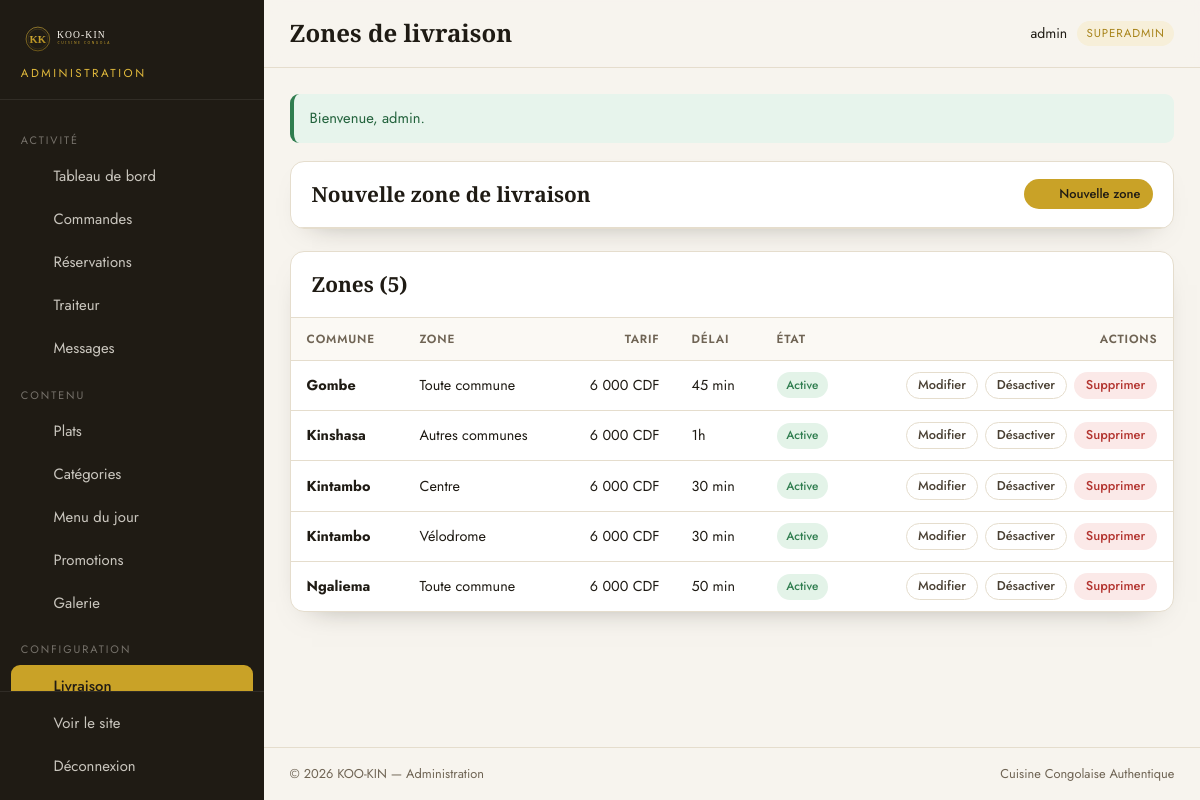
/admin/livraisons.php (signed in), run on the app's committed database.
### tables this page shows
CREATE TABLE `livraisons` (
  `id` INT UNSIGNED NOT NULL AUTO_INCREMENT,
  `commune` VARCHAR(100) NOT NULL,
  `zone` VARCHAR(100) NULL,
  `tarif` INT UNSIGNED NOT NULL DEFAULT 6000,
  `delai` VARCHAR(100) NULL,
  `actif` TINYINT(1) NOT NULL DEFAULT 1,
  PRIMARY KEY (`id`)
);

CREATE TABLE `parametres_site` (
  `id` INT UNSIGNED NOT NULL AUTO_INCREMENT,
  `cle` VARCHAR(100) NOT NULL,
  `valeur` TEXT NULL,
  `description` VARCHAR(255) NULL,
  PRIMARY KEY (`id`),
  UNIQUE KEY `uq_parametres_cle` (`cle`)
);

### classes/core/Config.php (called while the page is built, shortened)
<?php
class Config
{
    private static ?array $items = null;
    public static function load(array $data): void
    {
        self::$items = $data;
    }
    public static function get(string $key, mixed $default = null): mixed
    {
        $segments = explode('.', $key);
        $value = self::$items;
        foreach ($segments as $segment) {
            if (!is_array($value) || !array_key_exists($segment, $value)) {
                return $default;
            }
            $value = $value[$segment];
        }
        return $value;
    }
}

### admin/includes/init.php (called while the page is built, shortened)
<?php
require __DIR__ . '/../../includes/init.php';
function admin_url(string $path = ''): string
{
    return url('admin/' . ltrim($path, '/'));
}
function admin_entier(mixed $valeur, int $defaut = 0): int
{
    return filter_var($valeur, FILTER_VALIDATE_INT) !== false ? (int) $valeur : $defaut;
}

### classes/core/Database.php (called while the page is built, shortened)
<?php
class Database
{
    private static ?Database $instance = null;
    private PDO $pdo;
    private function __construct(array $cfg)
    {
        $dsn = sprintf(
            'mysql:host=%s;port=%d;dbname=%s;charset=%s',
            $cfg['host'],
            $cfg['port'],
            $cfg['name'],
            $cfg['charset']
        );
        try {
            $this->pdo = new PDO($dsn, $cfg['user'], $cfg['pass'], [
                PDO::ATTR_ERRMODE            => PDO::ERRMODE_EXCEPTION,
                PDO::ATTR_DEFAULT_FETCH_MODE => PDO::FETCH_ASSOC,
                PDO::ATTR_EMULATE_PREPARES   => false,
            ]);
        } catch (PDOException $e) {
            throw new RuntimeException('Connexion à la base de données impossible : ' . $e->getMessage());
        }
    }
    public static function init(array $cfg): void
    {
        if (self::$instance === null) {
            self::$instance = new self($cfg);
        }
    }
    public static function instance(): self
    {
        return self::$instance;
    }
    public function run(string $sql, array $params = []): \PDOStatement
    {
        $stmt = $this->pdo->prepare($sql);
        $stmt->execute($params);
        return $stmt;
    }
    public function all(string $sql, array $params = []): array
    {
        return $this->run($sql, $params)->fetchAll();
    }
    public function one(string $sql, array $params = []): ?array
    {
        $row = $this->run($sql, $params)->fetch();
        return $row === false ? null : $row;
    }
    public function value(string $sql, array $params = []): mixed
    {
        $row = $this->one($sql, $params);
        return $row === null ? null : reset($row);
    }
}

### classes/core/Session.php (called while the page is built, shortened)
<?php
class Session
{
    public static function get(string $key, mixed $default = null): mixed
    {
        return $_SESSION[$key] ?? $default;
    }
}

### classes/core/Auth.php (called while the page is built, shortened)
<?php
class Auth
{
    public static function id(): ?int
    {
        $admin = Session::get(self::KEY);
        return $admin['id'] ?? null;
    }
    public static function user(): ?array
    {
        return Session::get(self::KEY);
    }
    public static function verifier(): bool
    {
        $admin = db()->one('SELECT id, username, role, actif FROM admins WHERE id = ? LIMIT 1', [self::id()]);
        return true;
    }
    public static function requireLogin(string $redirect = '/admin/login.php'): void
    {
        if (!self::verifier()) {
            Flash::error('Veuillez vous connecter pour accéder à l\'administration.');
            redirect($redirect);
        }
    }
}

### includes/init.php (called while the page is built, shortened)
<?php
spl_autoload_register(static function (string $class): void {
    $prefix = 'KooKin\\';
    $relative = substr($class, strlen($prefix));
    $file = BASE_PATH . 'classes' . DIRECTORY_SEPARATOR . str_replace('\\', DIRECTORY_SEPARATOR, $relative) . '.php';
});
Config::load(require BASE_PATH . 'config' . DIRECTORY_SEPARATOR . 'config.php');
require_once BASE_PATH . 'includes' . DIRECTORY_SEPARATOR . 'functions.php';

### classes/core/Flash.php (called while the page is built, shortened)
<?php
class Flash
{
    public static function all(string $type): array
    {
        $messages = Session::get(self::PREFIX . $type, []);
        return is_array($messages) ? $messages : [];
    }
}

### admin/livraisons.php (the view, shortened to what this page needs)
<?php
require __DIR__ . '/includes/init.php';
Auth::requireLogin();
$erreur = null;
$editId = admin_entier($_GET['edit'] ?? 0);
$nouveau = isset($_GET['nouveau']);
$zone = $editId > 0 ? db()->one('SELECT * FROM livraisons WHERE id = ?', [$editId]) : null;
$afficherFormulaire = $nouveau || $zone !== null || $erreur !== null;
$zones = db()->all('SELECT * FROM livraisons ORDER BY commune, zone');
$admin_titre = 'Zones de livraison';
$admin_actif = 'livraisons';
require __DIR__ . '/includes/header.php';
?>
<div class="adm-carte">
    <div class="adm-carte__entete">
        <h2><?= $zone ? 'Modifier la zone' : 'Nouvelle zone de livraison' ?></h2>
        <div class="adm-actions">
            <?php if ($afficherFormulaire): ?>
                <a href="<?= e(admin_url('livraisons.php')) ?>" class="adm-btn adm-btn--contour adm-btn--sm">Annuler</a>
            <?php else: ?>
                <a href="<?= e(admin_url('livraisons.php?nouveau=1')) ?>" class="adm-btn adm-btn--or adm-btn--sm"><?= icone('plus') ?> Nouvelle zone</a>
            <?php endif; ?>
        </div>
    </div>
</div>
<div class="adm-carte">
    <div class="adm-carte__entete"><h2>Zones (<?= count($zones) ?>)</h2></div>
    <div class="adm-carte__corps adm-carte__corps--serre">
        <?php if ($zones): ?>
            <div class="adm-table__wrap">
                <table class="adm-table">
                    <thead>
                        <tr><th>Commune</th><th>Zone</th><th class="num">Tarif</th><th>Délai</th><th>État</th><th class="num">Actions</th></tr>
                    </thead>
                    <tbody>
                        <?php foreach ($zones as $z): ?>
                            <tr>
                                <td><strong><?= e($z['commune']) ?></strong></td>
                                <td><?= e((string) $z['zone']) ?></td>
                                <td class="num"><?= e(format_prix((int) $z['tarif'])) ?></td>
                                <td><?= e((string) $z['delai']) ?></td>
                                <td>
                                    <?php if ((int) $z['actif'] === 1): ?>
                                        <span class="adm-badge adm-badge--succes">Active</span>
                                    <?php else: ?>
                                        <span class="adm-badge adm-badge--neutre">Inactive</span>
                                    <?php endif; ?>
                                </td>
                                <td>
                                    <div class="adm-table__actions">
                                        <a href="<?= e(admin_url('livraisons.php?edit=' . (int) $z['id'])) ?>" class="adm-btn adm-btn--contour adm-btn--sm">Modifier</a>
                                        <form method="post" action="<?= e(admin_url('livraisons.php')) ?>">
                                            <button type="submit" class="adm-btn adm-btn--contour adm-btn--sm"><?= (int) $z['actif'] === 1 ? 'Désactiver' : 'Activer' ?></button>
                                        </form>
                                        <form method="post" action="<?= e(admin_url('livraisons.php')) ?>" data-confirm="Supprimer cette zone ?">
                                            <button type="submit" class="adm-btn adm-btn--danger adm-btn--sm">Supprimer</button>
                                        </form>
                                    </div>
                                </td>
                            </tr>
                        <?php endforeach; ?>
                    </tbody>
                </table>
            </div>
        <?php else: ?>
            <div class="adm-vide"><strong>Aucune zone</strong>Ajoutez les communes desservies.</div>
        <?php endif; ?>
    </div>
</div>
<?php require __DIR__ . '/includes/footer.php';

### admin/includes/header.php (shortened to what this page needs)
<?php
$admin = Auth::user();
$admin_titre = $admin_titre ?? 'Tableau de bord';
$admin_actif = $admin_actif ?? '';
$nb = [
    'commandes'    => (int) db()->value("SELECT COUNT(*) FROM commandes WHERE statut = 'nouvelle'"),
    'reservations' => (int) db()->value("SELECT COUNT(*) FROM reservations WHERE statut = 'en_attente'"),
    'traiteur'     => (int) db()->value("SELECT COUNT(*) FROM demandes_traiteur WHERE statut = 'nouvelle'"),
    'messages'     => (int) db()->value('SELECT COUNT(*) FROM messages WHERE lu = 0'),
];
$navigation = [
    [
        'section' => 'Activité',
        'liens' => [
            ['cle' => 'dashboard', 'url' => 'index.php', 'label' => 'Tableau de bord', 'icone' => 'etoile'],
            ['cle' => 'commandes', 'url' => 'commandes.php', 'label' => 'Commandes', 'icone' => 'panier', 'badge' => $nb['commandes']],
            ['cle' => 'reservations', 'url' => 'reservations.php', 'label' => 'Réservations', 'icone' => 'reserver', 'badge' => $nb['reservations']],
            ['cle' => 'traiteur', 'url' => 'traiteur.php', 'label' => 'Traiteur', 'icone' => 'traiteur', 'badge' => $nb['traiteur']],
            ['cle' => 'messages', 'url' => 'messages.php', 'label' => 'Messages', 'icone' => 'chat', 'badge' => $nb['messages']],
        ],
    ],
    [
        'section' => 'Contenu',
        'liens' => [
            ['cle' => 'plats', 'url' => 'plats.php', 'label' => 'Plats', 'icone' => 'menu'],
            ['cle' => 'categories', 'url' => 'categories.php', 'label' => 'Catégories', 'icone' => 'rechercher'],
            ['cle' => 'menu-jour', 'url' => 'menu-jour.php', 'label' => 'Menu du jour', 'icone' => 'reserver'],
            ['cle' => 'promotions', 'url' => 'promotions.php', 'label' => 'Promotions', 'icone' => 'pinceau'],
            ['cle' => 'galerie', 'url' => 'galerie.php', 'label' => 'Galerie', 'icone' => 'rechercher'],
        ],
    ],
    [
        'section' => 'Configuration',
        'liens' => [
            ['cle' => 'livraisons', 'url' => 'livraisons.php', 'label' => 'Livraison', 'icone' => 'livraison'],
            ['cle' => 'horaires', 'url' => 'horaires.php', 'label' => 'Horaires', 'icone' => 'telephone'],
            ['cle' => 'parametres', 'url' => 'parametres.php', 'label' => 'Paramètres', 'icone' => 'pinceau'],
            ['cle' => 'compte', 'url' => 'compte.php', 'label' => 'Mon compte', 'icone' => 'utilisateur'],
        ],
    ],
];
if (admin_est_superadmin()) {
    $navigation[2]['liens'][] = ['cle' => 'comptes', 'url' => 'comptes.php', 'label' => 'Comptes admin', 'icone' => 'cle'];
}
?>
<!doctype html>
<html lang="fr">
<head>
    <link rel="stylesheet" href="<?= e(admin_url('assets/css/admin.css')) ?>">
</head>
<body>
<div class="adm">
    <aside class="adm-sidebar" id="adm-sidebar">
        <div class="adm-sidebar__logo">
            <a href="<?= e(admin_url('index.php')) ?>">
                <img src="<?= e(asset('img/logo.svg')) ?>" alt="KOO-KIN">
            </a>
            <span>Administration</span>
        </div>
        <nav class="adm-nav">
            <?php foreach ($navigation as $groupe): ?>
                <p class="adm-nav__section"><?= e($groupe['section']) ?></p>
                <?php foreach ($groupe['liens'] as $lien): ?>
                    <a href="<?= e(admin_url($lien['url'])) ?>" class="adm-nav__lien <?= $admin_actif === $lien['cle'] ? 'actif' : '' ?>">
                        <span class="adm-nav__ico"><?= icone($lien['icone']) ?></span>
                        <span><?= e($lien['label']) ?></span>
                    </a>
                <?php endforeach; ?>
            <?php endforeach; ?>
        </nav>
        <div class="adm-sidebar__pied">
            <a href="<?= e(url('/')) ?>" target="_blank" rel="noopener" class="adm-nav__lien">
                <span class="adm-nav__ico"><?= icone('fleche') ?></span>
                <span>Voir le site</span>
            </a>
            <a href="<?= e(admin_url('logout.php')) ?>" class="adm-nav__lien adm-nav__lien--sortie">
                <span class="adm-nav__ico"><?= icone('fermer') ?></span>
                <span>Déconnexion</span>
            </a>
        </div>
    </aside>
    <div class="adm-main">
        <header class="adm-topbar">
            <h1 class="adm-topbar__titre"><?= e($admin_titre) ?></h1>
            <a href="<?= e(admin_url('compte.php')) ?>" class="adm-topbar__user" title="Mon compte">
                <span><?= e((string) ($admin['username'] ?? 'admin')) ?></span>
                <span class="adm-role"><?= e((string) ($admin['role'] ?? 'admin')) ?></span>
            </a>
        </header>
        <main class="adm-content">
            <?php foreach (flash_success() as $m): ?><div class="adm-alerte adm-alerte--succes"><?= e($m) ?></div><?php endforeach; ?>

### admin/includes/footer.php (shortened to what this page needs)
        </main>
        <footer class="adm-pied">
            <span>© <?= date('Y') ?> KOO-KIN — Administration</span>
            <span><?= e((string) param('site_slogan', 'Cuisine Congolaise Authentique')) ?></span>
        </footer>
    </div>
</div>
</body>
</html>

### data on the page
livraisons: commune "Gombe", zone "Toute commune", tarif.valeur "6 000 CDF", delai "45 min", actif "Active"
livraisons: commune "Kinshasa", zone "Autres communes", tarif.valeur "6 000 CDF", delai "1h", actif "Active"
livraisons: commune "Kintambo", zone "Centre", tarif.valeur "6 000 CDF", delai "30 min", actif "Active"
livraisons: commune "Kintambo", zone "Vélodrome", tarif.valeur "6 000 CDF", delai "30 min", actif "Active"
livraisons: commune "Ngaliema", zone "Toute commune", tarif.valeur "6 000 CDF", delai "50 min", actif "Active"
parametres_site: valeur "Cuisine Congolaise Authentique"

### other printed values
$groupe['section'] "ACTIVITÉ"
$lien['label'] "Tableau de bord"
$lien['label'] "Commandes"
$lien['label'] "Réservations"
$lien['label'] "Traiteur"
$lien['label'] "Messages"
$groupe['section'] "CONTENU"
$lien['label'] "Plats"
$lien['label'] "Catégories"
$lien['label'] "Menu du jour"
$lien['label'] "Promotions"
$lien['label'] "Galerie"
$groupe['section'] "CONFIGURATION"
$admin_titre "Zones de livraison"
$admin['username'] "admin"
